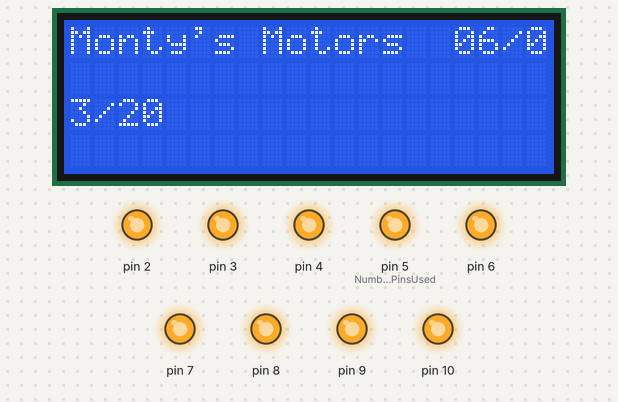
This sketch was run on a simulated Arduino Uno, built with avr-gcc and run on an emulated ATmega328P. Parts: 20×4 character LCD, output pins drawn as LEDs (lit = HIGH). Random numbers use the default seed unless the sketch sets one; what the sketch prints to the serial monitor is not drawn.

Above: at 1.2 s.
At 6.2 s:
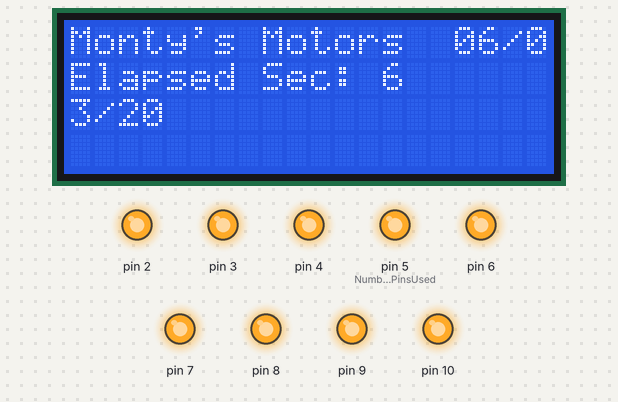
At 15.34 s:
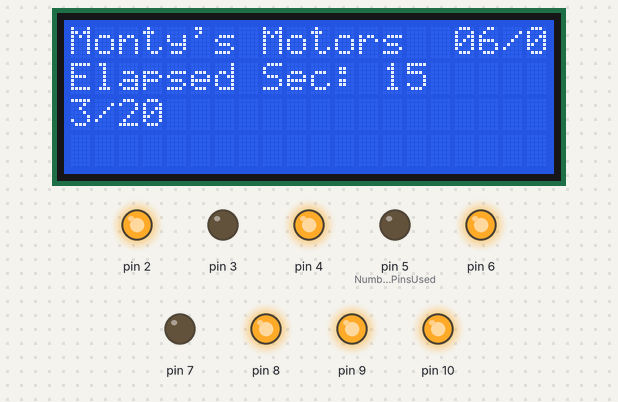
At 23.23 s:
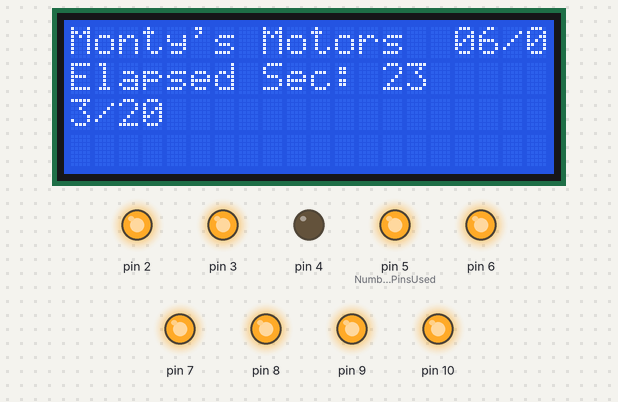
At 31.59 s:
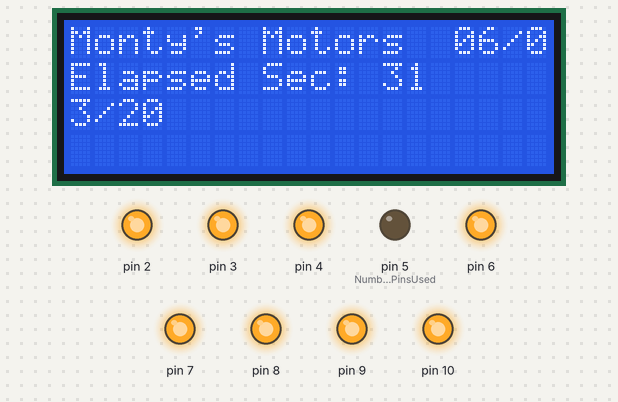
At 39.56 s:
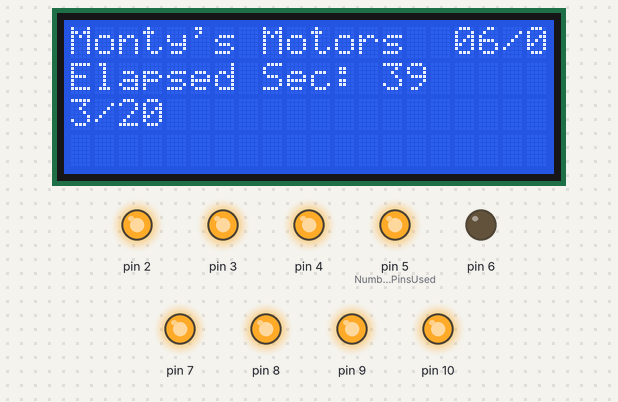
Timing chart, 0 to 40.0 s (numbered marks = the images above):
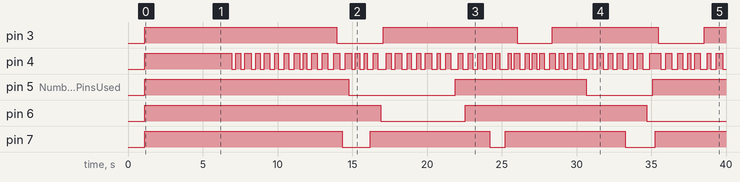

Measured:
- by itself, pin 3: goes LOW 3.1 s, HIGH 8.9 s, LOW 2.4 s, HIGH 7.1 s, LOW 3.1 s, then HIGH
- by itself, pin 4: HIGH → LOW at 6.9 s, → HIGH 0.25 s later, → LOW 0.35 s later, → HIGH 0.28 s later, … (99 changes in this stretch)
- by itself, pin 5 (NumberOfPinsUsed): HIGH → LOW at 14.8 s, → HIGH 7.1 s later, → LOW 8.8 s later, → HIGH 4.4 s later
- by itself, pin 6: HIGH → LOW at 16.9 s, → HIGH 5.7 s later, → LOW 12.1 s later
- by itself, pin 7: goes LOW 1.9 s, HIGH 8.0 s, LOW 1.1 s, HIGH 8.0 s, LOW 2.0 s, then HIGH
- what the display in image 0 shows lasts 5.0 s, from 1.1 s to 6.1 s
- what the display in image 1 shows lasts 1.0 s, from 6.1 s to 7.1 s

The sketch:

MontysMotors.ino
```cpp
#include <Wire.h>
#include <LiquidCrystal_I2C.h>

//  Written by Dave Ackmann, June 2020
/*
 There are nine slots for storing control values for LED.  For each slot we store the number of
 the pin controlled by this slot and its current state ("ON" or "OFF").  MinOnTime and MaxOnTime
 represent the upper and lower bounds for how long, in milliseconds, that this LED in this slot
 may be on without cycling off.  MinOffTime and MaxOffTime represent the upper and lower bounds for
 how long, in milliseconds, that the LED in this slot may be off without cycling on.  NextStateChangeTime
 represents the next time, in milliseconds, when the LED in this slot is scheduled to cycle
 into its opposite state. Note that arrays are zero-based, not one-based, but we will not be using
 the first entry in each array (the zero-base).  Why?  Because it made it easier on my feeble mind.

 Pins D2-D10 are reserved for controlling the LEDs;

 */
int PinNumber[10];
String LEDState[10];
unsigned int MinOnTime[10];
unsigned int MaxOnTime[10];
unsigned int MinOffTime[10];
unsigned int MaxOffTime[10];
unsigned long StartTime[10];
unsigned long NextStateChangeTime[10];


int i;
int NumberOfPinsUsed;
//
// Most displays are at address 0x27, but some are 0x35; use the SCANNER program
// available at some Arduino sites to see which you have, or if 0x27 fails,
// try 0x35.
//

   LiquidCrystal_I2C lcd=LiquidCrystal_I2C(0x27,20,4);


void setup()
{
   Serial.begin(9600);  //Start serial communication
   delay(1000);
   Serial.println("Monty's Motors 06/03/20");
   lcd.init();
   lcd.backlight();
   lcd.setCursor(0,0);
   lcd.print("Monty's Motors  06/03/20");
   lcd.setCursor(1,1);
   lcd.print("                    ");

   pinMode(2,OUTPUT);
   pinMode(3,OUTPUT);
   pinMode(4,OUTPUT);
   pinMode(5,OUTPUT);
   pinMode(6,OUTPUT);
   pinMode(7,OUTPUT);
   pinMode(8,OUTPUT);
   pinMode(9,OUTPUT);
   pinMode(10,OUTPUT);

   digitalWrite(2,HIGH);
   digitalWrite(3,HIGH);
   digitalWrite(4,HIGH);
   digitalWrite(5,HIGH);
   digitalWrite(6,HIGH);
   digitalWrite(7,HIGH);
   digitalWrite(8,HIGH);
   digitalWrite(9,HIGH);
   digitalWrite(10,HIGH);

   delay(5000);

//initialize LED Slot Parameters
//
//  by my convention, the red wire is on the long LED lead (anode),
//  and the black wire is on the shorter lead (cathode).  The black
//  wire will have the resistor, and is connected to the ground bus.
//  Which by elimination means that the red wire is connected to a
//  digital pin.
//


NumberOfPinsUsed=5;

PinNumber[1]=7;        //Monty's Motors  for some reason pin 2 does not work on this extension board
   LEDState[1]="OFF";
   MinOnTime[1]=8000;            //  all instances must be less than 65000
   MaxOnTime[1]=8000;            //  all instances must be less than 65000
   MinOffTime[1]=1000;           //  all instances must be less than 65000
   MaxOffTime[1]=2000;           //  all instances must be less than 65000
   NextStateChangeTime[1]=500;

PinNumber[2]=3;        //Bowling Alley
   LEDState[2]="OFF";
   MinOnTime[2]=5000;
   MaxOnTime[2]=10000;
   MinOffTime[2]=2000;
   MaxOffTime[2]=4000;
   NextStateChangeTime[2]=8000;

PinNumber[3]=4;        //Store Room
   LEDState[3]="OFF";
   MinOnTime[3]=200;
   MaxOnTime[3]=800;
   MinOffTime[3]=2200;
   MaxOffTime[3]=4200;
   NextStateChangeTime[3]=200;

PinNumber[4]=5;         //Barney's Bar & Grill
   LEDState[4]="OFF";
   MinOnTime[4]=7000;
   MaxOnTime[4]=9000;
   MinOffTime[4]=4000;
   MaxOffTime[4]=10000;
   NextStateChangeTime[4]=5000;

PinNumber[5]=6;          //Ballroom
   LEDState[5]="OFF";
   MinOnTime[5]=10000;
   MaxOnTime[5]=20000;
   MinOffTime[5]=5000;
   MaxOffTime[5]=8000;
   NextStateChangeTime[5]=2000;

PinNumber[6]=7;
   LEDState[6]="OFF";
   MinOnTime[6]=200;
   MaxOnTime[6]=400;
   MinOffTime[6]=500;
   MaxOffTime[6]=700;
   NextStateChangeTime[6]=2000;

PinNumber[7]=8;
   LEDState[7]="OFF";
   MinOnTime[7]=100;
   MaxOnTime[7]=200;
   MinOffTime[7]=2000;
   MaxOffTime[7]=4000;
   NextStateChangeTime[7]=2000;

PinNumber[8]=9;
   LEDState[8]="OFF";
   MinOnTime[8]=1000;
   MaxOnTime[8]=2000;
   MinOffTime[8]=5000;
   MaxOffTime[8]=7000;
   NextStateChangeTime[8]=2000;

PinNumber[9]=10;
   LEDState[9]="OFF";
   MinOnTime[9]=800;
   MaxOnTime[9]=1200;
   MinOffTime[9]=3000;
   MaxOffTime[9]=4000;
   NextStateChangeTime[9]=2000;

PinNumber[3]=4;
   LEDState[3]="OFF";
   MinOnTime[3]=200;
   MaxOnTime[3]=400;
   MinOffTime[3]=200;
   MaxOffTime[3]=400;
   NextStateChangeTime[3]=2000;

Serial.println("End of Setup");

}

void loop()
{
//
//  check to see if the player has come to the end of the background MP3 file
//
lcd.setCursor(0,1);lcd.print("                    ");
lcd.setCursor(0,1);
lcd.print("Elapsed Sec: ");
lcd.print(millis()/1000);


//
//   Cycle through the LED Slots
//
   for (i = 1; i <= NumberOfPinsUsed; i++)
   {
    CheckStatus(i, millis());
  }
} //  end of main loop


void CheckStatus(int index, unsigned long Xmillis)
   {
    int LocalPinNumber;
    String LocalLEDState;
    unsigned long LocalNextStateChangeTime;
    unsigned long Localmillis;
    unsigned long Delta;


    LocalPinNumber=PinNumber[index];
    LocalLEDState=LEDState[index];
    Localmillis=Xmillis;


    //
    //  Has the NextChangeStateTime for this slot passed?
    //
    if(NextStateChangeTime[index]<=Localmillis)
       {
        Serial.print("NextStateChangeTime triggered,  Current LedState = ");Serial.print(LocalLEDState);
        Serial.print("  millis = ");Serial.println(Localmillis);
        Serial.print("  Index = ");Serial.print(index);
        Serial.print("  PinNumber = ");Serial.println(PinNumber[index]);

           if(LocalLEDState=="OFF")
              {
              //  we need to transition from dark to light state,
              //  calculate the time of the next state change,
              //  and change the state of the slot
                  Serial.println("    LEDState OFF Triggered");
                  digitalWrite(LocalPinNumber,HIGH);
                  StartTime[index]=Localmillis;
                  NextStateChangeTime[index]=random(MinOnTime[index],MaxOnTime[index])+Localmillis;
                  Serial.print("      Turning LED ON, NextStateChangeTime = ");Serial.println(NextStateChangeTime[index]);
                  LEDState[index]="ON";
              }   //  end of LEDState = OFF

          if(LocalLEDState=="ON")
              {
              //  we need to transition from light to dark state
              //  calculate the time of the next state change,
              //  and change the state of the slot

                  Serial.println("    LEDState ON Triggered");
                  digitalWrite(LocalPinNumber,LOW);
                  NextStateChangeTime[index]=random(MinOffTime[index],MaxOffTime[index])+Localmillis;
                  Serial.print("      Turning LED OFF, NextStateChangeTime = ");Serial.println(NextStateChangeTime[index]);
                  LEDState[index]="OFF";
              }   //  end of LEDState= ON
        }  //end of NextStateChangeTime
   return 1;
   }
```
